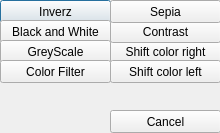
<?xml version="1.0" encoding="UTF-8"?>
<ui version="4.0">
 <class>ColorConverterOptions</class>
 <widget class="QDialog" name="ColorConverterOptions">
  <property name="geometry">
   <rect>
    <x>0</x>
    <y>0</y>
    <width>220</width>
    <height>133</height>
   </rect>
  </property>
  <property name="windowTitle">
   <string>Colorconvert Options</string>
  </property>
  <widget class="QPushButton" name="inverzButton">
   <property name="geometry">
    <rect>
     <x>0</x>
     <y>0</y>
     <width>111</width>
     <height>23</height>
    </rect>
   </property>
   <property name="text">
    <string>Inverz</string>
   </property>
  </widget>
  <widget class="QPushButton" name="bnwButton">
   <property name="geometry">
    <rect>
     <x>0</x>
     <y>20</y>
     <width>111</width>
     <height>23</height>
    </rect>
   </property>
   <property name="text">
    <string>Black and White</string>
   </property>
  </widget>
  <widget class="QPushButton" name="greyScaleButton">
   <property name="geometry">
    <rect>
     <x>0</x>
     <y>40</y>
     <width>111</width>
     <height>23</height>
    </rect>
   </property>
   <property name="text">
    <string>GreyScale</string>
   </property>
  </widget>
  <widget class="QPushButton" name="filterButton">
   <property name="geometry">
    <rect>
     <x>0</x>
     <y>60</y>
     <width>111</width>
     <height>23</height>
    </rect>
   </property>
   <property name="text">
    <string>Color Filter</string>
   </property>
  </widget>
  <widget class="QPushButton" name="srButton">
   <property name="geometry">
    <rect>
     <x>110</x>
     <y>40</y>
     <width>111</width>
     <height>23</height>
    </rect>
   </property>
   <property name="text">
    <string>Shift color right</string>
   </property>
  </widget>
  <widget class="QPushButton" name="slButton">
   <property name="geometry">
    <rect>
     <x>110</x>
     <y>60</y>
     <width>111</width>
     <height>23</height>
    </rect>
   </property>
   <property name="text">
    <string>Shift color left</string>
   </property>
  </widget>
  <widget class="QPushButton" name="contrastButton">
   <property name="geometry">
    <rect>
     <x>110</x>
     <y>20</y>
     <width>111</width>
     <height>23</height>
    </rect>
   </property>
   <property name="text">
    <string>Contrast</string>
   </property>
  </widget>
  <widget class="QPushButton" name="cancelButton">
   <property name="geometry">
    <rect>
     <x>110</x>
     <y>110</y>
     <width>111</width>
     <height>23</height>
    </rect>
   </property>
   <property name="text">
    <string>Cancel</string>
   </property>
  </widget>
  <widget class="QPushButton" name="sepiaButton">
   <property name="geometry">
    <rect>
     <x>110</x>
     <y>0</y>
     <width>111</width>
     <height>23</height>
    </rect>
   </property>
   <property name="text">
    <string>Sepia</string>
   </property>
  </widget>
 </widget>
 <resources/>
 <connections/>
</ui>
